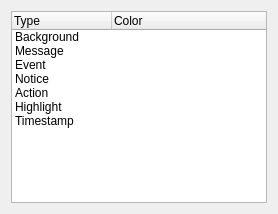
<?xml version="1.0" encoding="UTF-8"?>
<ui version="4.0">
 <class>ColorsWizardPage</class>
 <widget class="QWizardPage" name="ColorsWizardPage">
  <property name="title">
   <string>Color settings</string>
  </property>
  <property name="subTitle">
   <string>Define message colors</string>
  </property>
  <layout class="QVBoxLayout" name="verticalLayout">
   <item>
    <widget class="WizardTreeWidget" name="treeWidget">
     <property name="rootIsDecorated">
      <bool>false</bool>
     </property>
     <property name="uniformRowHeights">
      <bool>true</bool>
     </property>
     <property name="allColumnsShowFocus">
      <bool>true</bool>
     </property>
     <column>
      <property name="text">
       <string>Type</string>
      </property>
     </column>
     <column>
      <property name="text">
       <string>Color</string>
      </property>
     </column>
     <item>
      <property name="text">
       <string>Background</string>
      </property>
      <property name="flags">
       <set>ItemIsSelectable|ItemIsEditable|ItemIsEnabled</set>
      </property>
     </item>
     <item>
      <property name="text">
       <string>Message</string>
      </property>
      <property name="flags">
       <set>ItemIsSelectable|ItemIsEditable|ItemIsEnabled</set>
      </property>
     </item>
     <item>
      <property name="text">
       <string>Event</string>
      </property>
      <property name="text">
       <string/>
      </property>
      <property name="flags">
       <set>ItemIsSelectable|ItemIsEditable|ItemIsEnabled</set>
      </property>
     </item>
     <item>
      <property name="text">
       <string>Notice</string>
      </property>
      <property name="flags">
       <set>ItemIsSelectable|ItemIsEditable|ItemIsEnabled</set>
      </property>
     </item>
     <item>
      <property name="text">
       <string>Action</string>
      </property>
      <property name="flags">
       <set>ItemIsSelectable|ItemIsEditable|ItemIsEnabled</set>
      </property>
     </item>
     <item>
      <property name="text">
       <string>Highlight</string>
      </property>
      <property name="flags">
       <set>ItemIsSelectable|ItemIsEditable|ItemIsEnabled</set>
      </property>
     </item>
     <item>
      <property name="text">
       <string>Timestamp</string>
      </property>
      <property name="flags">
       <set>ItemIsSelectable|ItemIsEditable|ItemIsEnabled</set>
      </property>
     </item>
    </widget>
   </item>
  </layout>
 </widget>
 <customwidgets>
  <customwidget>
   <class>WizardTreeWidget</class>
   <extends>QTreeWidget</extends>
   <header>wizardtreewidget.h</header>
  </customwidget>
 </customwidgets>
 <resources/>
 <connections/>
</ui>
